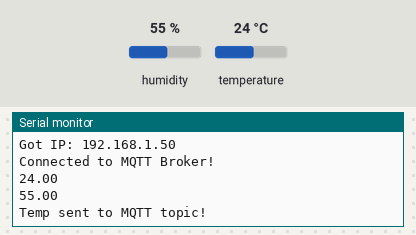
Bench run of a sketch on a simulated ESP8266 (NodeMCU). Parts: the last lines printed to the serial monitor. The test bench sets the inputs (shaded band); at power-on: humidity 55 %, temperature 24 °C. WiFi joins after 1.5 s; servers stay silent unless stated; no MQTT or app messages arrive unless stated.

Above: at 3.3 s.
3.4 s: humidity set to 22 %
At 5.3 s:
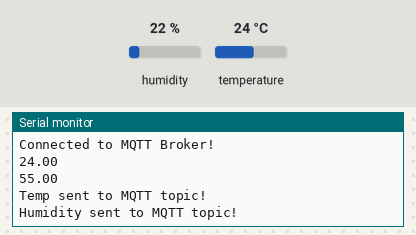
9.7 s: temperature set to 12 °C
At 11.6 s:
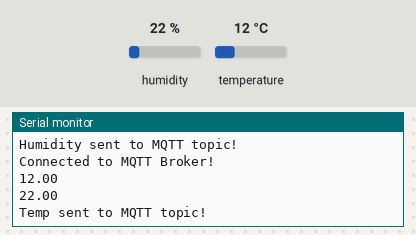
14.5 s: humidity set to 40 %
At 17.1 s:
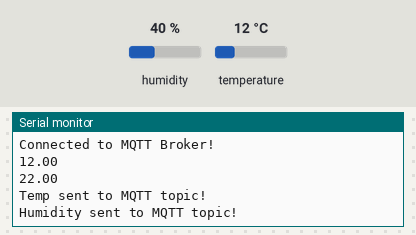
Timing chart, 0 to 18.6 s (numbered marks = the images above; inputs shaded):
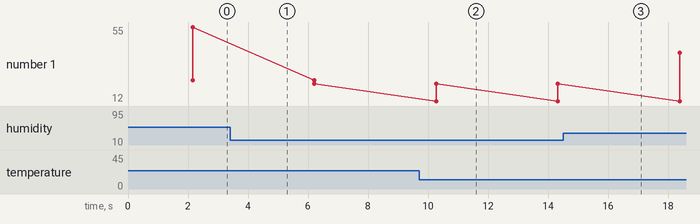

The sketch:

dht22_test.ino
```cpp
#include <ESP8266WiFi.h>
#include <PubSubClient.h> // Allows us to connect to, and publish to the MQTT broker
#include "DHT.h"

//topics
#define MQTT_PUB_TEMP "dh22/temp"
#define MQTT_PUB_HUM "dh22/hum"

// Uncomment one of the lines below for whatever DHT sensor type you're using!
//#define DHTTYPE DHT11   // DHT 11
//#define DHTTYPE DHT21   // DHT 21 (AM2301)
#define DHTTYPE DHT22   // DHT 22  (AM2302), AM2321

/*Put your SSID & Password*/
const char* ssid = "FASTWEB-D82B93";  // Enter SSID here
const char* password = "W1JA3M3R2A";  //Enter Password here

// MQTT
// Make sure to update this for your own MQTT Broker!
const char* mqtt_server = "192.168.1.124";
const char* mqtt_username = "rio";
const char* mqtt_password = "onslario89";
const char* clientID = "Client ID";

// DHT Sensor
uint8_t DHTPin = 4;

// Initialize DHT sensor.
DHT dht(DHTPin, DHTTYPE);

float Temperature;
float Humidity;

void setup() {
  Serial.begin(115200);
  delay(100);

  pinMode(DHTPin, INPUT);

  dht.begin();

  Serial.println("Connecting to ");
  Serial.println(ssid);

  //connect to your local wi-fi network
  WiFi.begin(ssid, password);

  //check wi-fi is connected to wi-fi network
  while (WiFi.status() != WL_CONNECTED) {
  delay(1000);
  Serial.print(".");
  }
  Serial.println("");
  Serial.println("WiFi connected..!");
  Serial.print("Got IP: ");  Serial.println(WiFi.localIP());

}

void loop() {

  // Initialise the WiFi and MQTT Client objects
  WiFiClient wifiClient;
  PubSubClient client(mqtt_server, 1883, wifiClient); // 1883 is the listener port for the Broker

  // Connect to MQTT Broker
  // client.connect returns a boolean value to let us know if the connection was successful.
  // If the connection is failing, make sure you are using the correct MQTT Username and Password (Setup Earlier in the Instructable)
  if (client.connect(clientID, mqtt_username, mqtt_password)) {
    Serial.println("Connected to MQTT Broker!");
  }
  else {
    Serial.println("Connection to MQTT Broker failed...");
  }

  Temperature = dht.readTemperature(); // Gets the values of the temperature
  Humidity = dht.readHumidity(); // Gets the values of the humidity
  Serial.println(Temperature);
  Serial.println(Humidity);

  if (client.publish(MQTT_PUB_TEMP, String(Temperature).c_str())) {
    Serial.println("Temp sent to MQTT topic!");
  }
  delay(2000);
  if (client.publish(MQTT_PUB_HUM, String(Humidity).c_str())) {
    Serial.println("Humidity sent to MQTT topic!");
  }
  delay(2000);

}
```

Measured:
- after the input at 9.7 s, the serial monitor: prints a new line after 0.57 s (image 2)
- plotted number 1: 55 → 22 after the input at 3.4 s, 22 → 40 after the input at 14.5 s
